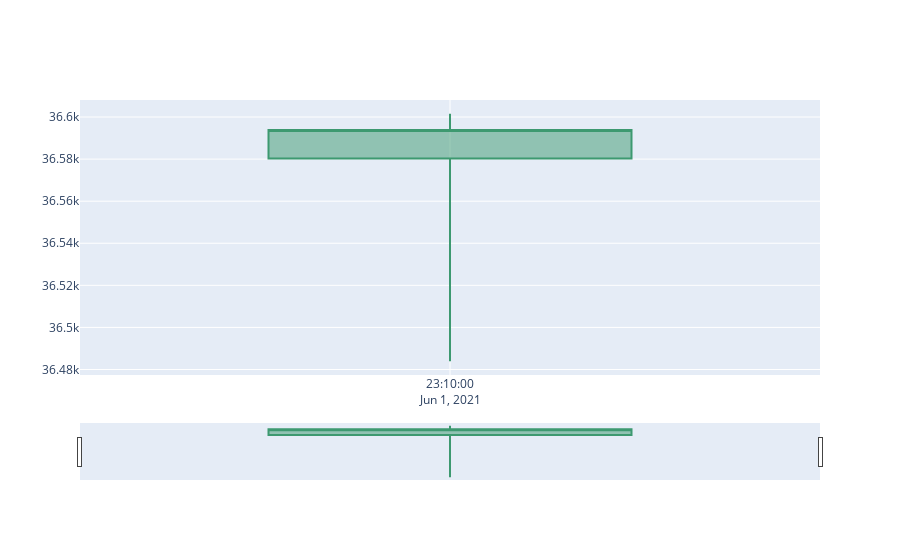

The cell this chart's notebook holds for it:
### Markdown cell above
# Plot patterns

### Code cell
indexex = data[data['signal'] == 1].index
temp = data[data.index == indexex[1]]
fig = go.Figure(data=[go.Candlestick(x=temp.index,
                open=temp['open'],
                high=temp['high'],
                low=temp['low'],
                close=temp['close'])])

fig.show()

### Figure 1 — Plotly figure (JSON) as saved in the notebook; plotly's stock layout.template omitted (floating-point values rounded to 4 significant figures)
{"data": [{"close": [36590.0], "high": [36600.0], "low": [36480.0], "open": [36580.0], "type": "candlestick", "x": ["2021-06-01T23:10:00"]}], "layout": {}}
